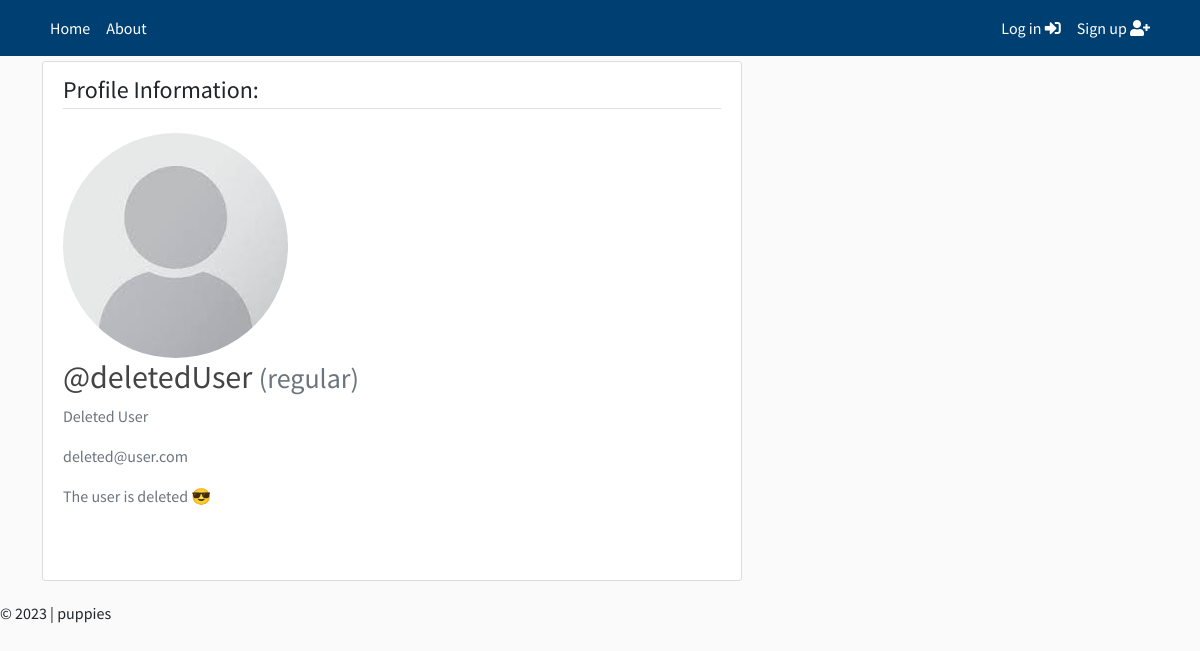
The page /profile/@deletedUser/ on the database its author committed.
### users/models.py (models this page shows, shortened)
class CustomUser(AbstractUser):
    STATUS = (
        ('subscriber', 'subscriber'),
        ('regular', 'regular'),
        ('moderator', 'moderator')
    )
    picture = models.ImageField(default='images/profile.jpeg', upload_to="images/profile_pics")
    email = models.EmailField(unique=True)
    status = models.CharField (max_length=50, choices= STATUS, default='regular')
    description = models.TextField('Description', max_length=500, blank=True, null=True)

### users/views.py (the view, shortened to what this page needs)
# urls.py: path('profile/<username>/', userProfile.as_view(), name = 'profile'),
class userProfile(View):
    def get( self, request, username, *args, **kwargs):
        try:
            user = get_user_model().objects.get(username=username)
            form = profileForm(instance = user)
            form.fields['description'].widget.attrs = {'rows': 2}
            context = {'form':form}
            return render(request, 'profile.html', context)
        except:
            return redirect('/')

### users/templates/profile.html (shortened to what this page needs)
{% extends "core/base.html" %}
{% load static %}
{% load crispy_forms_tags %}
{% block content %}
<div class="content-section col-lg-12 col-md-12 col-sm-12 tutorial-style" style="min-height:65vh; max-width: 700px;">
    <legend class="border-bottom mb-4">Profile Information:</legend>
    <form method="POST" enctype="multipart/form-data">
        <div class="media">
            {% if user.username == form.instance.username %}
            <input id="id_image" type="file" name="image" hidden/>
                <label for="id_image">
                        <img class="rounded-circle account-img profile-image"
                            style="cursor: pointer;" src="{{ form.instance.picture.url }}" alt="hmmn" title="Upload new image">
                </label>
        {% else %}
                <img class="rounded-circle account-img profile-image" src="{{ form.instance.picture.url }}">
        {% endif %}
            <div class="media-body">
                <h2 class="account-heading">{{ form.instance.username }}
                    <small class="text-muted">({{ form.instance.status }})</small>
                </h2>
                <p class="text-secondary">{{ form.instance.first_name }} {{ form.instance.last_name }}</p>
                <p class="text-secondary">{{ form.instance.email }}</p>
                <p class="text-secondary">{{ form.instance.description }}</p>
            </div>
        </div>
    </form>
</div>
{% endblock content%}

### static/css/style.css (style rules this page uses)
:root { --box-shadow: 0 .5rem 1.5rem rgba(0, 0, 0, .4); }
* { margin: 0; padding: 0; }
body { background-color: rgb(247, 252, 252); font-family: 'Source Sans Pro', sans-serif; }
:root { --footercolor: #003F72; --navbarcolor: #003F72; --btncolor: #003F72; --socialcolor: #003F72; --brightText: #ffffff; }
body { background: #fafafa; }
h1, h2, h3, h4, h5, h6 { color: #444444; }
.content-section { background: #ffffff; padding: 10px 20px; border: 1px solid #dddddd; border-radius: 3px; margin-bottom: 20px; }

### rows shown on the page
CustomUser: instance.picture (placeholder picture), instance.username "@deletedUser", instance.status "regular", instance.first_name "Deleted", instance.last_name "User", instance.email "deleted@user.com", instance.description "The user is deleted 😎"
